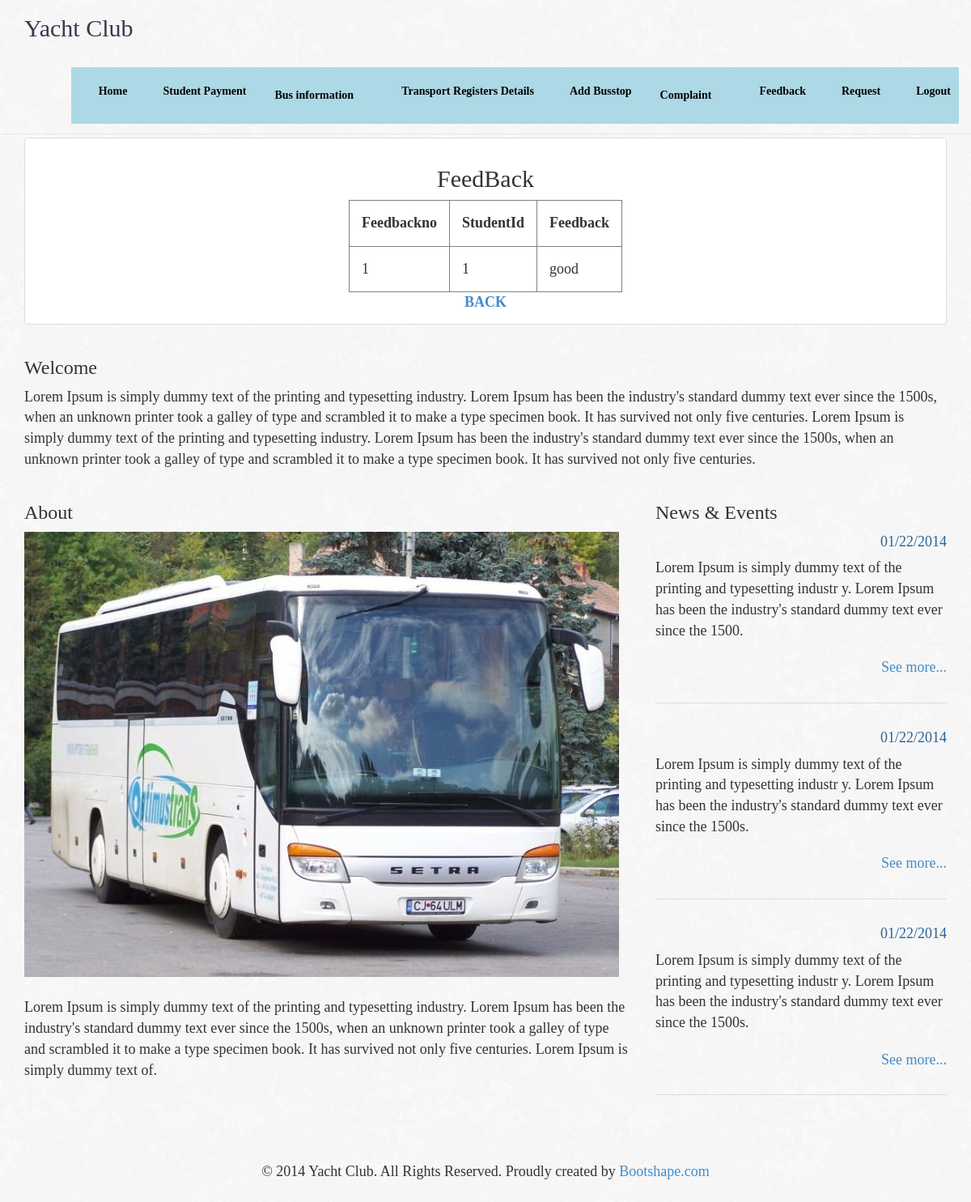
/feedcom.php, run on the app's committed database.
### tables this page shows
CREATE TABLE IF NOT EXISTS `feedback` (
  `fno` int(10) NOT NULL AUTO_INCREMENT,
  `sid` int(10) DEFAULT NULL,
  `feedback` varchar(200) DEFAULT NULL,
  PRIMARY KEY (`fno`)
);

### feedcom.php (the view, shortened to what this page needs)
<!DOCTYPE html>
<html>
  <head>
    <link href="css/bootstrap.css" rel="stylesheet">
    <link href="css/bootshape.css" rel="stylesheet">
  </head>
  <body>
<li><div class="dropdown">
  <button class="dropbtn"><strong>Complaint </strong></button>
</div></li>
    <div class="navbar navbar-default navbar-fixed-top" role="navigation">
      <div class="container">
        <div class="navbar-header">
          <a class="navbar-brand" href="#">Yacht Club</a>
        </div>
        <nav role="navigation" class="collapse navbar-collapse navbar-right">
         <ul class="navbar-nav nav">
            <li class="active"><a href="adminhome.php"><strong>Home</strong></a></li>
           <li class="active"> <a href="dataentry.php">Student Payment </a>
			<li><div class="dropdown">
  <button class="dropbtn"><strong>Bus information</strong></button>
</div></li>
			<li class="active"><a href="receipt.html">Transport Registers Details</a>
			<li class="active"><a href="schedule.php">Add Busstop</a>
			<li><div class="dropdown">
  <button class="dropbtn"><strong>Complaint </strong></button>
</div></li>
				<li class="active"><a href="feedcom.php">Feedback</a>
            <li><li class="active"><a href="request.php">Request</a></li>
				<li class="active"><a href="Home1.php">Logout</a>
          </ul>
        </nav>
      </div>
    </div>
    <div class="jumbotron">
    </div>
   <div class="container thumbs">
      <center> <div class="col-sm-10 col-md-12">
        <div class="thumbnail">
          <div class="caption">
 <?php
$con=mysql_connect("localhost","root","");
mysql_select_db("college",$con);?>
<html>
<form action="" method="post">
<h2>FeedBack</h2>
 <center><table border="1">
 <th>Feedbackno</th>
<th>StudentId</th>
<th>Feedback</th>
<?php
$sel=mysql_query("select * from feedback ",$con);
while($row=mysql_fetch_row($sel,MYSQL_BOTH))
{
?>
<tr><td><?php echo $row[0];?></td>
<td><?php echo $row[1];?></td>
<td><?php echo $row[2];?></td>
<?php
}
?>
</table></center>
</form><center>
<a href="adminhome.php"><strong>BACK</strong></a></center>
</html>
          </div>
        </div>
      </div>
    </div></center>
    <div class="container">
      <div class="">
        <h3 class="">Welcome</h3>
        <p>Lorem Ipsum is simply dummy text of the printing and typesetting industry. Lorem Ipsum has been the industry's standard dummy text ever since the 1500s, when an unknown printer took a galley of type and scrambled it to make a type specimen book. It has survived not only five centuries. Lorem Ipsum is simply dummy text of the printing and typesetting industry. Lorem Ipsum has been the industry's standard dummy text ever since the 1500s, when an unknown printer took a galley of type and scrambled it to make a type specimen book. It has survived not only five centuries.</p>
      </div>
      <div class="row">
        <div class="col-sm-8">
          <h3 class="">About</h3>
          <img src="img/b8.jpg" alt="" class="img-responsive">
          <br>
          <p>Lorem Ipsum is simply dummy text of the printing and typesetting industry. Lorem Ipsum has been the industry's standard dummy text ever since the 1500s, when an unknown printer took a galley of type and scrambled it to make a type specimen book. It has survived not only five centuries. Lorem Ipsum is simply dummy text of.</p>
        </div>
        <div class="col-sm-4">
          <h3 class="">News & Events</h3>
          <div class="event">
            <div class="text-right date">01/22/2014</div>
            <p>Lorem Ipsum is simply dummy text of the printing and typesetting industr y. Lorem Ipsum has been the industry's standard dummy text ever since the 1500.</p>
            <div class="text-right">
              <a href="#">See more...</a>
            </div>
          </div>
          <div class="event">
            <div class="text-right date">01/22/2014</div>
            <p>Lorem Ipsum is simply dummy text of the printing and typesetting industr y. Lorem Ipsum has been the industry's standard dummy text ever since the 1500s.</p>
            <div class="text-right">
              <a href="#">See more...</a>
            </div>
          </div>
          <div class="event">
            <div class="text-right date">01/22/2014</div>
            <p>Lorem Ipsum is simply dummy text of the printing and typesetting industr y. Lorem Ipsum has been the industry's standard dummy text ever since the 1500s.</p>
            <div class="text-right">
              <a href="#">See more...</a>
            </div>
          </div>
        </div>
      </div>
    </div>
    <div class="footer text-center">
        <p>&copy; 2014 Yacht Club. All Rights Reserved. Proudly created by <a href="http://bootshape.com">Bootshape.com</a></p>
    </div>
  </body>
</html>

### css/bootshape.css (style rules this page uses)
body { background-image:url('../img/bg.png'); background-repeat:repeat; }
p { margin: 0 0 20px; }
.navbar { background-image:url('../img/bg.png'); background-repeat:repeat; }
.jumbotron { background-color: transparent; padding: 70px 0 0 0; }
.footer { margin-top: 40px; padding: 40px 0; }
.event { border-bottom: 1px solid #dcdcdc; padding-bottom: 30px; }
.event + .event { padding-top: 30px; }
.event .date { margin-bottom: 7px; color: #2a6496; }

### feedcom.php (style rules this page uses)
.dropbtn { background-color: #ADD8E6; color: black; padding: 25px; font-size: 14px; border: none; cursor: pointer; }
.dropdown { position: relative; display: inline-block; }
body a { text-decoration:none; }
table, th, td { border-collapse: collapse; }
th, td { padding: 15px; }

### data on the page
feedback: fno "1", sid "1", feedback "good"
